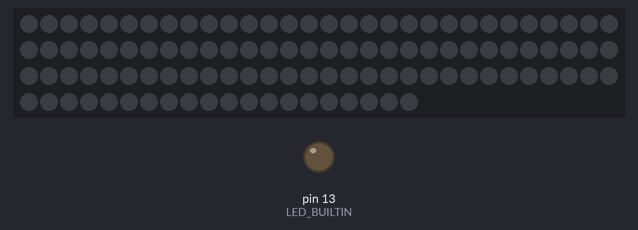
The sketch below on a simulated Arduino Uno, built with avr-gcc and run on an emulated ATmega328P. Shown: 110 RGB LEDs in strip order, left to right, continuing on the next row, output pins drawn as LEDs (lit = HIGH).

Above: at 0.1 s.
At 2.6 s:
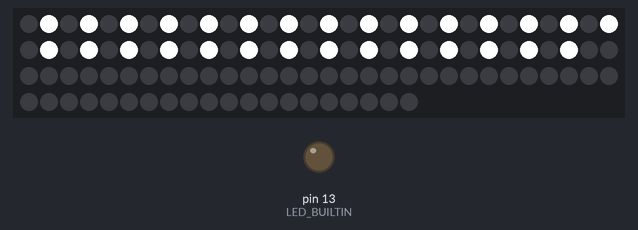
At 5.1 s:
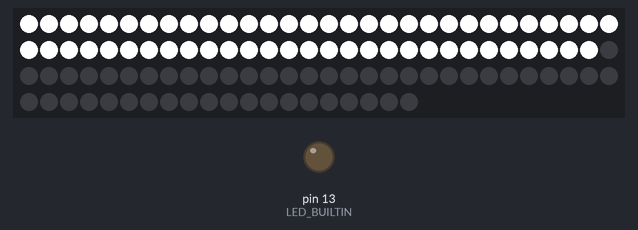

Measured:
- what the display in image 1 shows lasts 2.5 s, from 2.5 s to 5.0 s

The sketch:

dev-scrap-01.ino
```cpp
//goes with p5.js to Arduino-04 https://editor.p5js.org/organised/sketches/73EnsEwxd
//This receives a byte from a p5serial server and it routes it. Its the start of trying to create a robust LED string animator.

#include <Adafruit_NeoPixel.h>
#define PIN      6
#define N_LEDS 110
Adafruit_NeoPixel strip = Adafruit_NeoPixel(N_LEDS, PIN, NEO_GRB + NEO_KHZ800);


char playframe[60] = "000000000000000011000000000000000000000000000000110000000000";
char s1f1[110] = "010101010101010101010101010101010101010101010101010101010101";
char s1f2[110] = "111111111111111111111111111111111111111111111111111111111111";
char s1f3[110] = "111111111111111111100000000000000000011111111111111111111111";
char s1f4[110] = "111111111111111111111111111111111111111111111111111111111111";
char s1f5[110] = "111111000000000000000000000000000000000000000000011111111111";


// the setup function runs once when you press reset or power the board
void setup() {
  // initialize digital pin LED_BUILTIN as an output.
  pinMode(LED_BUILTIN, OUTPUT);
  Serial.begin(9600);
  strip.begin();
}


// the loop function runs over and over again forever
void loop() {

  int sequence;


  // reads it once and stores in variable
  if (Serial.available() > 0)
  {
    sequence = Serial.read();
  }

  //dirty test hack
  sequence = 1;


  if (sequence == 1)
  {


    //copy named frame into playframe
    for (int j = 0 ; j < 59 ; j++ ) {
      playframe[j] = s1f1[j];
    }
    delay(2250);


    //play frame
    for (int i = 0; i < 59; i++) {

      if (playframe[i] == '1')
      {
        strip.setPixelColor(i  , 255, 255, 255); // Draw new pixel
        strip.show();
      }
      else
      {
        strip.setPixelColor(i  , 0, 0, 0); // Draw new pixel
        strip.show();
      }

    }

    delay(2250);

     //copy new frame into playframe
    for (int j = 0 ; j < 59 ; j++ ) {
      playframe[j] = s1f4[j];
    }

    //copy
    for (int i = 0; i < 59; i++) {

      if (playframe[i] == '1')
      {
        strip.setPixelColor(i  , 255, 255, 255); // Draw new pixel
        strip.show();
      }
      else
      {
        strip.setPixelColor(i  , 0, 0, 0); // Draw new pixel
        strip.show();
      }

    }


  }


  if (sequence == 2)
  {
    chase(strip.Color(0, 255, 0));

  }


  if (sequence == 3)
  {

    chase(strip.Color(0, 0, 255));
    /*
        digitalWrite(LED_BUILTIN, HIGH);   // turn the LED on (HIGH is the voltage level)
        delay(100);                       // wait for a second
        digitalWrite(LED_BUILTIN, LOW);    // turn the LED off by making the voltage LOW
        delay(100);
    */

  }


}


static void chase(uint32_t c) {
  for (uint16_t i = 0; i < strip.numPixels() + 4; i++) {
    strip.setPixelColor(i  , c); // Draw new pixel
    strip.setPixelColor(i - 4, 0); // Erase pixel a few steps back
    strip.show();
    delay(10);
  }
}
```
